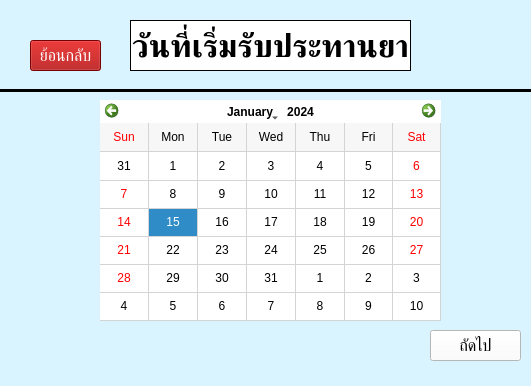
<?xml version="1.0" encoding="UTF-8"?>
<ui version="4.0">
 <class>day_start</class>
 <widget class="QMainWindow" name="day_start">
  <property name="geometry">
   <rect>
    <x>0</x>
    <y>0</y>
    <width>531</width>
    <height>386</height>
   </rect>
  </property>
  <property name="windowTitle">
   <string>วันที่เริ่มรับประทานยา</string>
  </property>
  <property name="styleSheet">
   <string notr="true">background-color: rgb(217, 244, 255)</string>
  </property>
  <widget class="QWidget" name="centralwidget">
   <widget class="QLabel" name="label">
    <property name="geometry">
     <rect>
      <x>130</x>
      <y>20</y>
      <width>281</width>
      <height>51</height>
     </rect>
    </property>
    <property name="font">
     <font>
      <pointsize>24</pointsize>
      <weight>75</weight>
      <bold>true</bold>
     </font>
    </property>
    <property name="styleSheet">
     <string notr="true">background-color: rgb(255, 255, 255);</string>
    </property>
    <property name="frameShape">
     <enum>QFrame::Box</enum>
    </property>
    <property name="lineWidth">
     <number>1</number>
    </property>
    <property name="text">
     <string>วันที่เริ่มรับประทานยา</string>
    </property>
    <property name="textFormat">
     <enum>Qt::AutoText</enum>
    </property>
    <property name="scaledContents">
     <bool>false</bool>
    </property>
    <property name="alignment">
     <set>Qt::AlignCenter</set>
    </property>
    <property name="wordWrap">
     <bool>true</bool>
    </property>
   </widget>
   <widget class="QPushButton" name="add_back_pushButton">
    <property name="geometry">
     <rect>
      <x>30</x>
      <y>40</y>
      <width>71</width>
      <height>31</height>
     </rect>
    </property>
    <property name="font">
     <font>
      <pointsize>12</pointsize>
     </font>
    </property>
    <property name="styleSheet">
     <string notr="true">color: rgb(255, 255, 255);
background-color: rgb(166, 0, 0)</string>
    </property>
    <property name="text">
     <string>ย้อนกลับ</string>
    </property>
   </widget>
   <widget class="Line" name="line">
    <property name="geometry">
     <rect>
      <x>-10</x>
      <y>80</y>
      <width>551</width>
      <height>20</height>
     </rect>
    </property>
    <property name="frameShadow">
     <enum>QFrame::Plain</enum>
    </property>
    <property name="lineWidth">
     <number>3</number>
    </property>
    <property name="orientation">
     <enum>Qt::Horizontal</enum>
    </property>
   </widget>
   <widget class="QPushButton" name="next_pushButton">
    <property name="geometry">
     <rect>
      <x>430</x>
      <y>330</y>
      <width>91</width>
      <height>31</height>
     </rect>
    </property>
    <property name="font">
     <font>
      <pointsize>12</pointsize>
     </font>
    </property>
    <property name="styleSheet">
     <string notr="true">background-color: rgb(255, 255, 255);</string>
    </property>
    <property name="text">
     <string>ถัดไป</string>
    </property>
   </widget>
   <widget class="QCalendarWidget" name="calendarWidget">
    <property name="geometry">
     <rect>
      <x>100</x>
      <y>100</y>
      <width>341</width>
      <height>221</height>
     </rect>
    </property>
    <property name="styleSheet">
     <string notr="true">background-color: rgb(255, 255, 255);
color: rgb(0, 0, 0);</string>
    </property>
    <property name="locale">
     <locale language="English" country="UnitedStates"/>
    </property>
    <property name="gridVisible">
     <bool>true</bool>
    </property>
    <property name="selectionMode">
     <enum>QCalendarWidget::SingleSelection</enum>
    </property>
    <property name="horizontalHeaderFormat">
     <enum>QCalendarWidget::ShortDayNames</enum>
    </property>
    <property name="verticalHeaderFormat">
     <enum>QCalendarWidget::NoVerticalHeader</enum>
    </property>
   </widget>
  </widget>
 </widget>
 <resources/>
 <connections/>
</ui>
